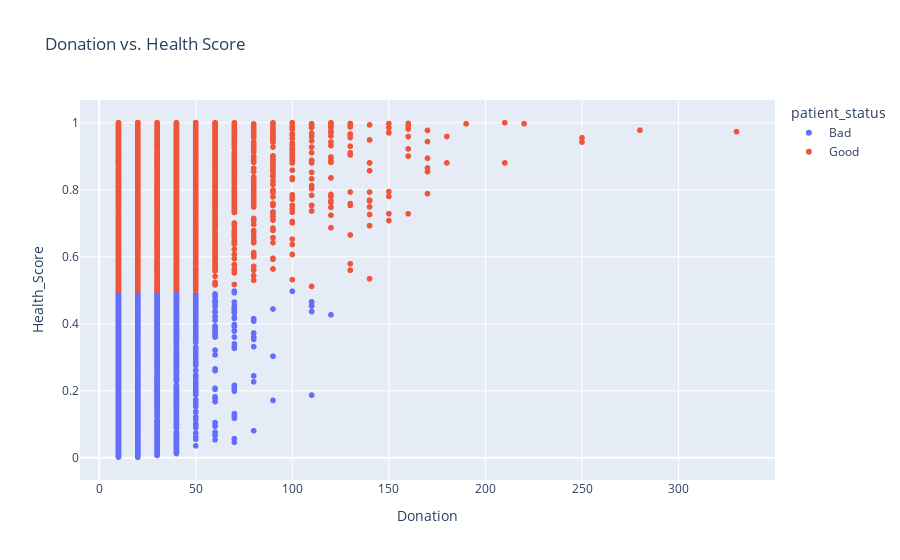

Notebook code for this chart:
### Code cell
fig = px.scatter(hea_ds, x='Donation', y='Health_Score', color='patient_status', title='Donation vs. Health Score')
fig.show()

### Figure 1 — Plotly figure (JSON) as saved in the notebook; plotly's stock layout.template omitted (floating-point values rounded to 4 significant figures; data arrays with more than 128 entries replaced by an {"elided": "..."} marker saying what was removed)
{"data": [{"hovertemplate": "patient_status=Bad<br>Donation=%{x}<br>Health_Score=%{y}<extra></extra>", "legendgroup": "Bad", "marker": {"color": "#636efa", "symbol": "circle"}, "mode": "markers", "name": "Bad", "showlegend": true, "type": "scattergl", "x": {"elided": "2957 int values"}, "xaxis": "x", "y": {"elided": "2957 float values"}, "yaxis": "y"}, {"hovertemplate": "patient_status=Good<br>Donation=%{x}<br>Health_Score=%{y}<extra></extra>", "legendgroup": "Good", "marker": {"color": "#EF553B", "symbol": "circle"}, "mode": "markers", "name": "Good", "showlegend": true, "type": "scattergl", "x": {"elided": "3261 int values"}, "xaxis": "x", "y": {"elided": "3261 float values"}, "yaxis": "y"}], "layout": {"legend": {"title": {"text": "patient_status"}, "tracegroupgap": 0}, "title": {"text": "Donation vs. Health Score"}, "xaxis": {"anchor": "y", "domain": [0, 1], "title": {"text": "Donation"}}, "yaxis": {"anchor": "x", "domain": [0, 1], "title": {"text": "Health_Score"}}}}
